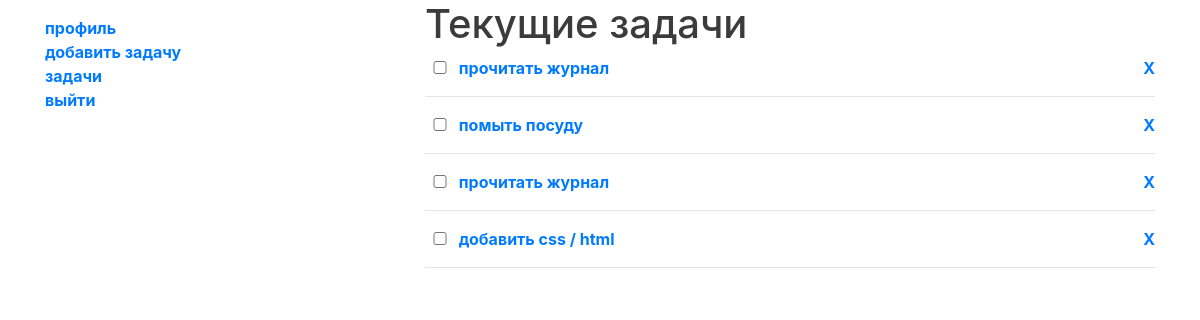
Before: /tasks/list/ (signed in) with the older database file.
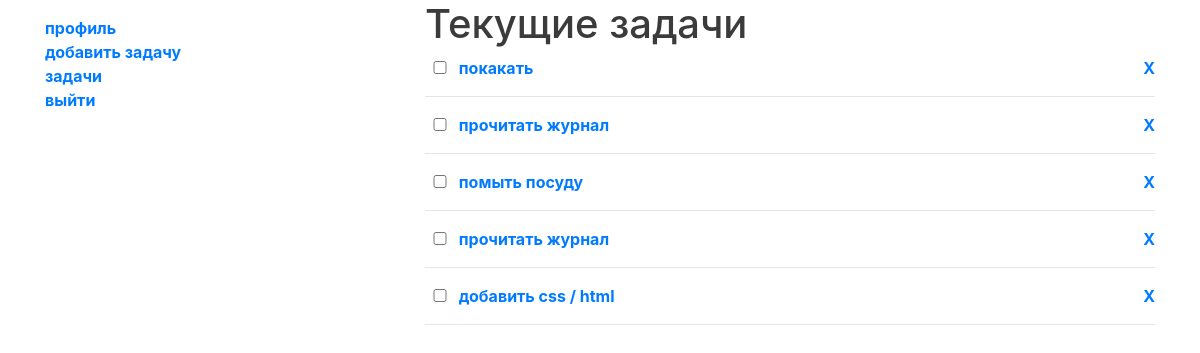
After: the same page with the newer database file.
### tasks/models.py (models this page shows, shortened)
class TodoItem(models.Model):
    description = models.CharField(max_length=64)
    is_completed = models.BooleanField('выполнено', default=False)
    created = models.DateTimeField(auto_now_add=True)
    updated = models.DateTimeField(auto_now=True)
    owner = models.ForeignKey(
        User,
        on_delete=models.CASCADE,
        related_name='tasks')
    def __str__(self):
        return self.description.lower()
    class Meta:
        ordering = ('-created',)

### tasks/views.py (the view)
# urls.py: path('list/', views.TaskListView.as_view(), name='list'),
class TaskListView(LoginRequiredMixin, ListView):
    model = TodoItem
    context_object_name = 'tasks'
    template_name = 'tasks/list.html'
    def get_queryset(self):
        u = self.request.user
        return u.tasks.all()

### tasks/templates/tasks/list.html (shortened to what this page needs)
{% extends "base.html" %}
{% load static %}
{% block main_content %}
    <h1>Текущие задачи</h1>
    <ul id="todo-list">
    {% for task in tasks %}
        {% if task.is_completed %}
        <li class="completed">
        <input class='checkbox' data-uid={{ task.id }} type='checkbox'
        disabled='disabled' checked='checked'/>
        {% else %}
        <li>
        <input class='checkbox' data-uid={{ task.id }} type='checkbox' />
        {% endif %}
            <a href="{% url 'tasks:details' task.id %}">{{ task }}</a>
            <a class="remove" href="{% url 'tasks:delete' task.id %}">X</a>
            <hr/>
        </li>
    {% endfor %}
    </ul>
{% endblock %}

Changed rows visible on the page:
added TodoItem: description "покакать"
